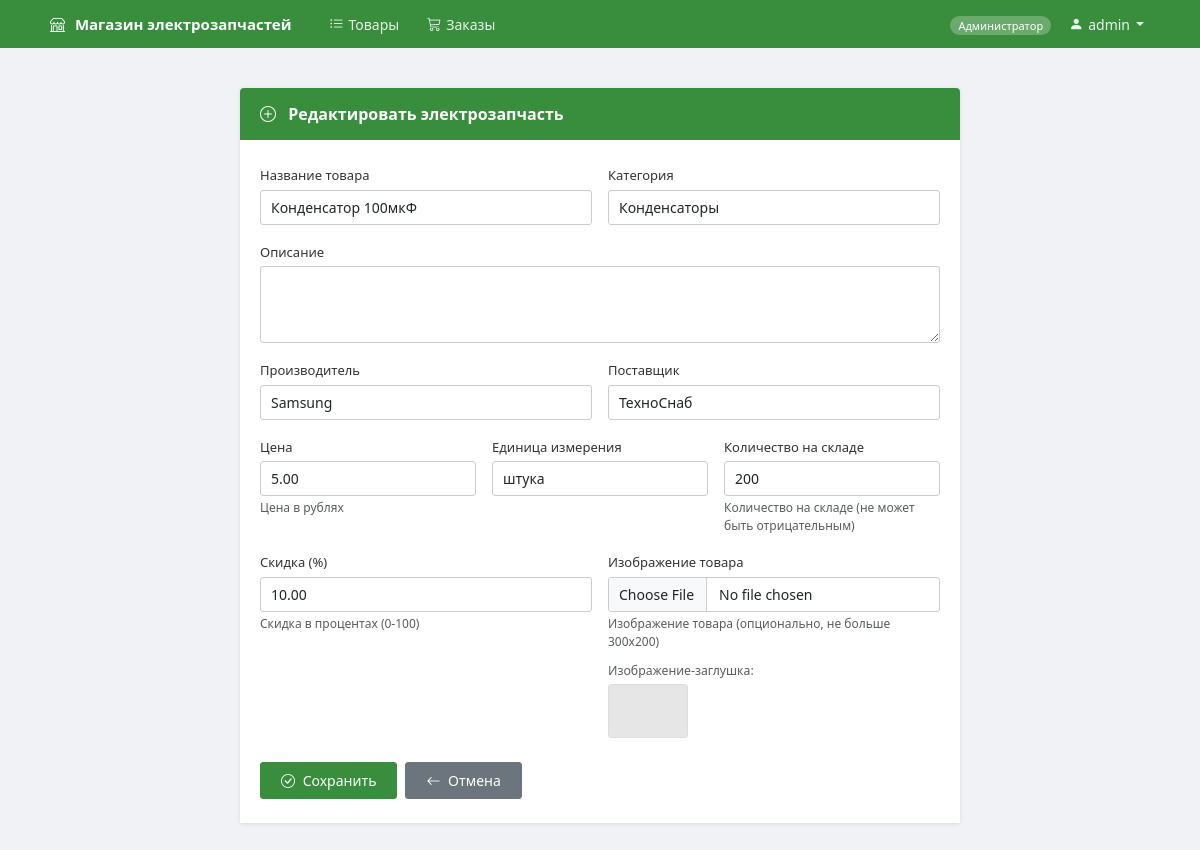
The app's page /products/2/update/ (signed in) with its own data.
### products/models.py (models this page shows, shortened)
class Product(models.Model):
    name = models.CharField(max_length=200, verbose_name="Название товара")
    category = models.ForeignKey(Category, on_delete=models.CASCADE, verbose_name="Категория")
    description = models.TextField(blank=True, verbose_name="Описание")
    manufacturer = models.ForeignKey(Manufacturer, on_delete=models.CASCADE, verbose_name="Производитель")
    supplier = models.ForeignKey(Supplier, on_delete=models.CASCADE, verbose_name="Поставщик")
    price = models.DecimalField(
        max_digits=10,
        decimal_places=2,
        validators=[MinValueValidator(Decimal('0.00'))],
        verbose_name="Цена"
    )
    unit = models.ForeignKey(Unit, on_delete=models.CASCADE, verbose_name="Единица измерения")
    quantity = models.IntegerField(
        default=0,
        validators=[MinValueValidator(0)],
        verbose_name="Количество на складе"
    )
    discount = models.DecimalField(
        max_digits=5,
        decimal_places=2,
        default=0.00,
        validators=[MinValueValidator(Decimal('0.00')), MaxValueValidator(Decimal('100.00'))],
        verbose_name="Скидка (%)"
    )
    image = models.ImageField(
        upload_to='products/',
        blank=True,
        null=True,
        verbose_name="Изображение товара"
    )
    class Meta:
        verbose_name = "Товар"
        verbose_name_plural = "Товары"
        ordering = ['name']

### products/views.py (the view)
# urls.py: path('<int:pk>/update/', views.product_update, name='product_update'),
@login_required
def product_update(request, pk):
    if not request.user.is_superuser:
        messages.error(request, 'У вас нет прав для выполнения этого действия.')
        return redirect('products:product_list')
    product = get_object_or_404(Product, pk=pk)
    if request.method == 'POST':
        form = ProductForm(request.POST, request.FILES, instance=product)
        if form.is_valid():
            if 'image' in request.FILES and product.image:
                product.image.delete()
            form.save()
            messages.success(request, 'Электрозапчасть успешно обновлена.')
            return redirect('products:product_list')
    else:
        form = ProductForm(instance=product)
    return render(request, 'products/product_form.html', {
        'form': form,
        'product': product,
        'title': 'Редактировать электрозапчасть',
        'user_role': get_user_role(request.user),
    })

### accounts/context_processors.py (called while the page is built)
def current_user_role(request):
    return {'current_user_role': get_user_role(request.user)}

### accounts/utils.py (called while the page is built, shortened)
def get_user_role(user):
    if not user.is_authenticated:
        return 'guest'
    if user.is_superuser:
        return 'admin'

### products/models.py (called while the page is built)
    def __str__(self):
        return self.name

    def __str__(self):
        return self.name

    def __str__(self):
        return self.name

    def __str__(self):
        return self.name

### templates/products/product_form.html (shortened to what this page needs)
{% extends 'base/base.html' %}
{% load static %}
{% block content %}
<div style="max-width: 720px; margin: 0 auto;">
    <div class="card">
        <div class="card-header-accent">
            <i class="bi bi-plus-circle"></i> {{ title }}
        </div>
        <div class="card-body-form">
            <form method="post" enctype="multipart/form-data">
                <div class="row g-3 mb-3">
                    <div class="col-md-6">
                        <label class="form-label">{{ form.name.label }}</label>
                        {{ form.name }}
                    </div>
                    <div class="col-md-6">
                        <label class="form-label">{{ form.category.label }}</label>
                        {{ form.category }}
                    </div>
                </div>
                <div class="mb-3">
                    <label class="form-label">{{ form.description.label }}</label>
                    {{ form.description }}
                </div>
                <div class="row g-3 mb-3">
                    <div class="col-md-6">
                        <label class="form-label">{{ form.manufacturer.label }}</label>
                        {{ form.manufacturer }}
                    </div>
                    <div class="col-md-6">
                        <label class="form-label">{{ form.supplier.label }}</label>
                        {{ form.supplier }}
                    </div>
                </div>
                <div class="row g-3 mb-3">
                    <div class="col-md-4">
                        <label class="form-label">{{ form.price.label }}</label>
                        {{ form.price }}
                        {% if form.price.help_text %}<div class="text-muted" style="font-size:12px;margin-top:3px">{{ form.price.help_text }}</div>{% endif %}
                    </div>
                    <div class="col-md-4">
                        <label class="form-label">{{ form.unit.label }}</label>
                        {{ form.unit }}
                    </div>
                    <div class="col-md-4">
                        <label class="form-label">{{ form.quantity.label }}</label>
                        {{ form.quantity }}
                        {% if form.quantity.help_text %}<div class="text-muted" style="font-size:12px;margin-top:3px">{{ form.quantity.help_text }}</div>{% endif %}
                    </div>
                </div>
                <div class="row g-3 mb-4">
                    <div class="col-md-6">
                        <label class="form-label">{{ form.discount.label }}</label>
                        {{ form.discount }}
                        {% if form.discount.help_text %}<div class="text-muted" style="font-size:12px;margin-top:3px">{{ form.discount.help_text }}</div>{% endif %}
                    </div>
                    <div class="col-md-6">
                        <label class="form-label">{{ form.image.label }}</label>
                        {{ form.image }}
                        {% if form.image.help_text %}<div class="text-muted" style="font-size:12px;margin-top:3px">{{ form.image.help_text }}</div>{% endif %}
                        {% if product.image %}
                        <div class="mt-2">
                            <small class="text-muted">Текущее фото:</small><br>
                            <img src="{{ product.image.url }}" alt="{{ product.name }}"
                                style="max-width:80px;max-height:65px;object-fit:cover;border:1px solid #ddd;border-radius:3px;margin-top:4px">
                        </div>
                        {% else %}
                        <div class="mt-2">
                            <small class="text-muted">Изображение-заглушка:</small><br>
                            <img src="{% static 'images/picture.png' %}" alt="нет фото"
                                style="max-width:80px;max-height:65px;object-fit:cover;border:1px solid #ddd;border-radius:3px;margin-top:4px">
                        </div>
                        {% endif %}
                    </div>
                </div>
                <div class="d-flex gap-2">
                    <button type="submit" class="btn btn-primary">
                        <i class="bi bi-check-circle me-1"></i> Сохранить
                    </button>
                    <a href="{% url 'products:product_list' %}" class="btn btn-secondary">
                        <i class="bi bi-arrow-left me-1"></i> Отмена
                    </a>
                </div>
            </form>
        </div>
    </div>
</div>
{% endblock %}

### templates/base/base.html (shortened to what this page needs)
<!DOCTYPE html>
<html lang="ru">
<head>
    {% load static %}
    <link href="https://cdn.jsdelivr.net/npm/bootstrap@5.3.3/dist/css/bootstrap.min.css" rel="stylesheet">
    <link href="https://cdn.jsdelivr.net/npm/bootstrap-icons@1.11.3/font/bootstrap-icons.min.css" rel="stylesheet">
</head>
<body>
<nav class="navbar navbar-expand-lg">
    <div class="container">
        <a class="navbar-brand" href="{% url 'products:product_list' %}">
            <i class="bi bi-shop"></i> Магазин электрозапчастей
        </a>
        <div class="collapse navbar-collapse" id="navbarNav">
            <ul class="navbar-nav me-auto">
                <li class="nav-item">
                    <a class="nav-link" href="{% url 'products:product_list' %}">
                        <i class="bi bi-list-ul"></i> Товары
                    </a>
                </li>
                {% if current_user_role != 'guest' %}
                <li class="nav-item">
                    <a class="nav-link" href="{% url 'orders:order_list' %}">
                        <i class="bi bi-cart3"></i> Заказы
                    </a>
                </li>
                {% endif %}
            </ul>
            <ul class="navbar-nav align-items-center">
                {% if user.is_authenticated %}
                    {% if current_user_role == 'admin' %}
                        <li class="nav-item"><span class="role-badge-nav">Администратор</span></li>
                    {% elif current_user_role == 'manager' %}
                        <li class="nav-item"><span class="role-badge-nav">Менеджер</span></li>
                    {% elif current_user_role == 'client' %}
                        <li class="nav-item"><span class="role-badge-nav">Клиент</span></li>
                    {% endif %}
                    <li class="nav-item dropdown">
                        <a class="nav-link dropdown-toggle" href="#" id="userDropdown" role="button" data-bs-toggle="dropdown">
                            <i class="bi bi-person-fill"></i> {{ user.get_full_name|default:user.username }}
                        </a>
                    </li>
                {% else %}
                    <li class="nav-item">
                        <a class="nav-link" href="{% url 'accounts:login' %}">
                            <i class="bi bi-box-arrow-in-right"></i> Войти
                        </a>
                    </li>
                {% endif %}
            </ul>
        </div>
    </div>
</nav>
<main class="container mt-3">
    {% block content %}{% endblock %}
</main>
</body>
</html>

### templates/base/base.html (style rules this page uses)
:root { --accent: #388E3C; --accent-dark: #2E7D32; }
body { background-color: #f0f2f5; font-family: 'Segoe UI', Tahoma, Geneva, Verdana, sans-serif; font-size: 14px; }
.navbar { background-color: #388E3C !important; padding: 0 0; height: 48px; }
.navbar .container { height: 48px; }
.navbar-brand { font-weight: 600; font-size: 15px; color: #fff !important; padding: 0 8px; }
.navbar-brand i { margin-right: 6px; }
.navbar .nav-link { color: rgba(255,255,255,0.9) !important; font-size: 14px; padding: 0 14px !important; height: 48px; display: flex; align-items: center; }
.navbar .nav-link i { margin-right: 5px; }
.navbar .dropdown-toggle::after { margin-left: 6px; }
.role-badge-nav { font-size: 11px; background: rgba(255,255,255,0.25); color: #fff; padding: 2px 8px; border-radius: 10px; margin-right: 4px; }
main.container { padding-top: 24px; padding-bottom: 40px; max-width: 1100px; }
.card { border: none; border-radius: 4px; box-shadow: 0 1px 4px rgba(0,0,0,0.1); }
.card-header-accent { background-color: var(--accent); color: #fff; padding: 14px 20px; border-radius: 4px 4px 0 0; font-size: 16px; font-weight: 600; }
.card-header-accent i { margin-right: 8px; }
.card-body-form { padding: 24px 20px; background: #fff; }
.form-label { font-size: 13px; color: #333; margin-bottom: 4px; }
.form-control, .form-select { border-radius: 3px; border: 1px solid #ccc; font-size: 14px; padding: 6px 10px; }
.btn-primary { background-color: var(--accent); border-color: var(--accent); border-radius: 3px; font-size: 14px; padding: 7px 20px; }
.btn-secondary { background-color: #6c757d; border-color: #6c757d; border-radius: 3px; font-size: 14px; padding: 7px 20px; }

### records on screen
Product: name "Конденсатор 100мкФ", category "Конденсаторы", manufacturer "Samsung", supplier "ТехноСнаб", price "5.00", unit "штука", quantity "200", discount "10.00"

### other values on screen
{{ user.get_full_name|default:user.username }} "admin"
{{ title }} "Редактировать электрозапчасть"
